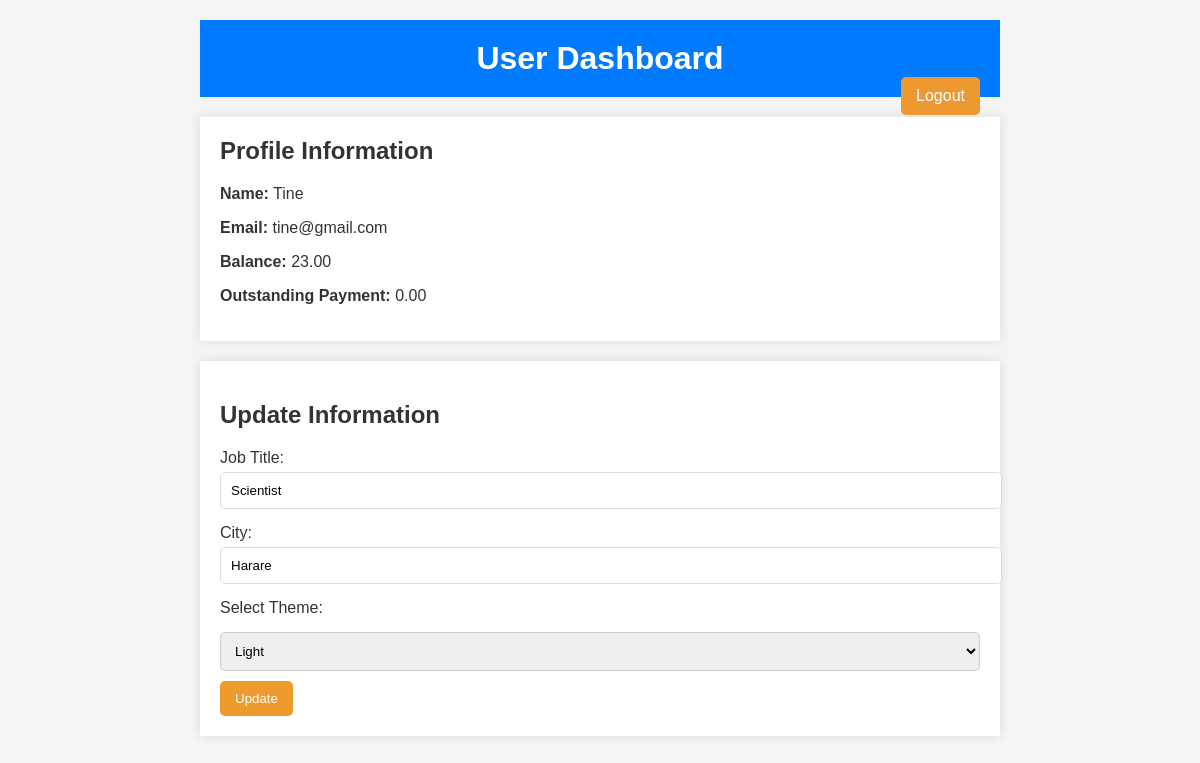
The app's page /phpforms/user_dashboard.php (signed in) with its own data.
### tables this page shows
CREATE TABLE `users` (
  `id` int(11) NOT NULL,
  `username` varchar(50) NOT NULL,
  `password` varchar(255) NOT NULL,
  `name` varchar(100) NOT NULL,
  `email` varchar(100) NOT NULL,
  `job_title` varchar(50) NOT NULL,
  `city` varchar(50) NOT NULL,
  `balance` decimal(10,0) NOT NULL,
  `outstanding_payment` decimal(10,0) NOT NULL,
  `role` varchar(10) NOT NULL
);

### phpforms/user_dashboard.php (the view, shortened to what this page needs)
<?php
include 'db_connect.php';
$username = $_SESSION['username'];
$query = "SELECT * FROM users WHERE username='$username'";
$result = $conn->query($query);
$user = $result->fetch_assoc();
?>
<!DOCTYPE html>
<html lang="en">
<head>
    <link rel="stylesheet" href="stylesheet/user.css">
</head>
<body class="<?php echo isset($_COOKIE['theme']) ? $_COOKIE['theme'] : 'light'; ?>">
<body>
    <div class="container">
        <header>
            <h1>User Dashboard</h1>
            <a href="logout.php" class="logout-button">Logout</a>
        </header>
        <div class="user-info">
            <h2>Profile Information</h2>
            <p><strong>Name:</strong> <?php echo $user['name']; ?></p>
            <p><strong>Email:</strong> <?php echo $user['email']; ?></p>
            <p><strong>Balance:</strong> <?php echo number_format($user['balance'], 2); ?></p>
            <p><strong>Outstanding Payment:</strong> <?php echo number_format($user['outstanding_payment'], 2); ?></p>
        </div>
        <form method="POST" class="update-form">
            <h2>Update Information</h2>
            <div class="form-group">
                <label for="job_title">Job Title:</label>
                <input type="text" name="job_title" id="job_title" value="<?php echo $user['job_title']; ?>" required>
            </div>
            <div class="form-group">
                <label for="city">City:</label>
                <input type="text" name="city" id="city" value="<?php echo $user['city']; ?>" required>
            </div>
            <label for="theme">Select Theme:</label>
            <select name="theme" id="theme">
               <option value="light" <?php if (isset($_COOKIE['theme']) && $_COOKIE['theme'] == 'light') echo 'selected'; ?>>Light</option>
             </select><br>
            <button type="submit" class="update-button">Update</button>
        </form>
    </div>
</body>
</html>

### stylesheet/user.css (style rules this page uses)
body { font-family: Arial, sans-serif; margin: 0; padding: 20px; background-color: #f4f4f4; color: #333; }
.container { width: 90%; margin: auto; max-width: 800px; }
header { background-color: #007bff; color: white; padding: 20px; text-align: center; }
h1 { margin: 0; }
.logout-button { background-color: #ed9830; color: white; padding: 10px 15px; text-decoration: none; border-radius: 5px; float: right; }
.user-info { background-color: white; padding: 20px; margin-top: 20px; box-shadow: 0 0 10px rgba(0, 0, 0, 0.1); }
.user-info h2 { margin-top: 0; }
.update-form { background-color: white; padding: 20px; margin-top: 20px; box-shadow: 0 0 10px rgba(0, 0, 0, 0.1); }
.form-group { margin-bottom: 15px; }
label { display: block; margin-bottom: 5px; }
input[type="text"] { width: 100%; padding: 10px; border: 1px solid #ddd; border-radius: 5px; }
.update-button { background-color: #ee9b2e; color: white; padding: 10px 15px; border: none; border-radius: 5px; cursor: pointer; }
select { width: 100%; padding: 10px; margin: 10px 0; border: 1px solid #ccc; border-radius: 5px; }

### records on screen
users: name "Tine", email "tine@gmail.com", balance "23.00", outstanding_payment "0.00", job_title "Scientist", city "Harare"
